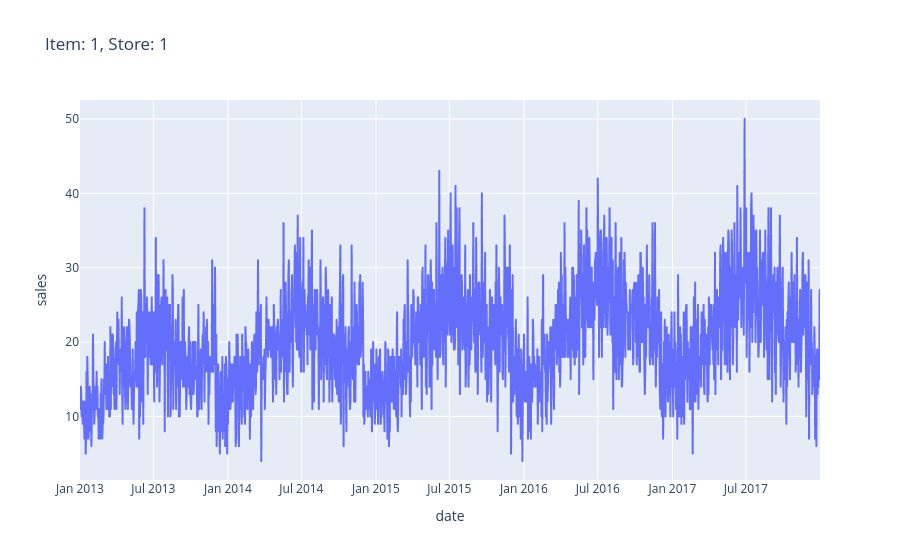

Notebook code for this chart:
### Code cell
# Item : 1 & Store 1
df_1_1 = train_df.loc[(train_df['item'] == 1) & (train_df['store'] == 1)].sort_values('date', ascending=True)
print(f"Min date : {df_1_1['date'].min()}, Max date: {df_1_1['date'].max()}")

px.line(df_1_1, x='date', y='sales', title='Item: 1, Store: 1')

### Figure 1 — Plotly figure (JSON) as saved in the notebook; plotly's stock layout.template omitted (floating-point values rounded to 4 significant figures; data arrays with more than 128 entries replaced by an {"elided": "..."} marker saying what was removed)
{"data": [{"hovertemplate": "date=%{x}<br>sales=%{y}<extra></extra>", "legendgroup": "", "line": {"color": "#636efa", "dash": "solid"}, "marker": {"symbol": "circle"}, "mode": "lines", "name": "", "showlegend": false, "type": "scattergl", "x": {"elided": "1826 str values"}, "xaxis": "x", "y": {"elided": "1826 int values"}, "yaxis": "y"}], "layout": {"legend": {"tracegroupgap": 0}, "title": {"text": "Item: 1, Store: 1"}, "xaxis": {"anchor": "y", "domain": [0, 1], "title": {"text": "date"}}, "yaxis": {"anchor": "x", "domain": [0, 1], "title": {"text": "sales"}}}}
